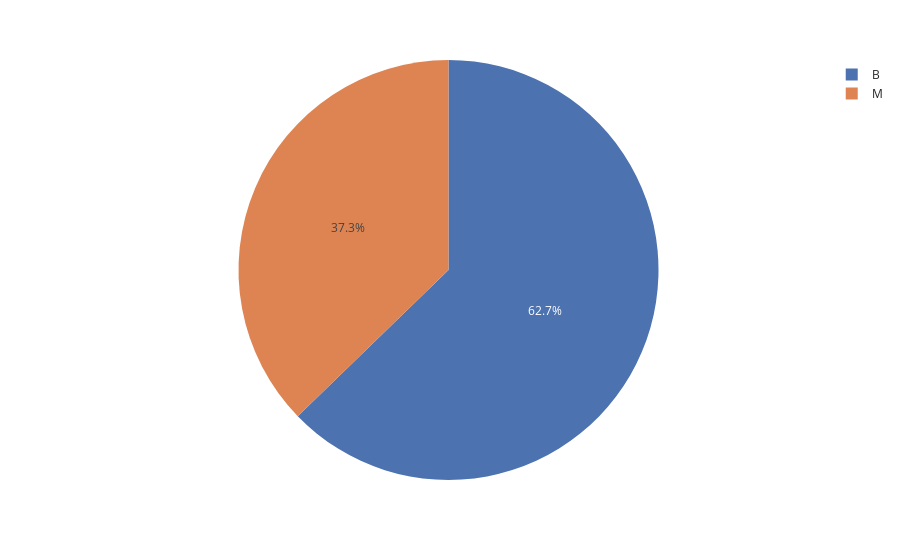

The cell this chart's notebook holds for it:
### Code cell
pie = px.pie(df1, names="diagnosis", template="seaborn")
pie

### Figure 1 — Plotly figure (JSON) as saved in the notebook; plotly's stock layout.template omitted (floating-point values rounded to 4 significant figures; data arrays with more than 128 entries replaced by an {"elided": "..."} marker saying what was removed)
{"data": [{"domain": {"x": [0, 1], "y": [0, 1]}, "hovertemplate": "diagnosis=%{label}<extra></extra>", "labels": {"elided": "569 str values"}, "legendgroup": "", "name": "", "showlegend": true, "type": "pie"}], "layout": {"legend": {"tracegroupgap": 0}, "margin": {"t": 60}}}
